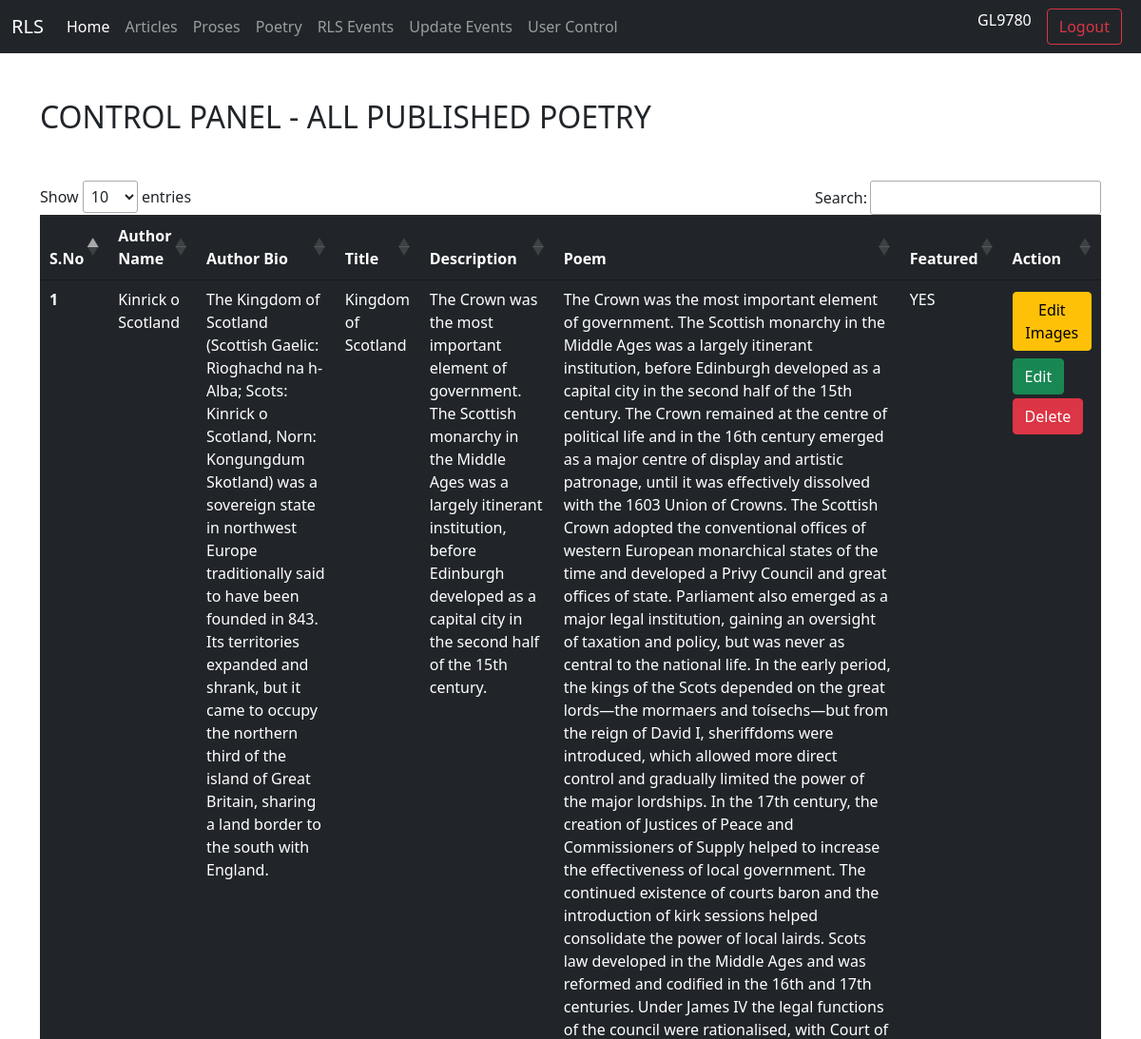
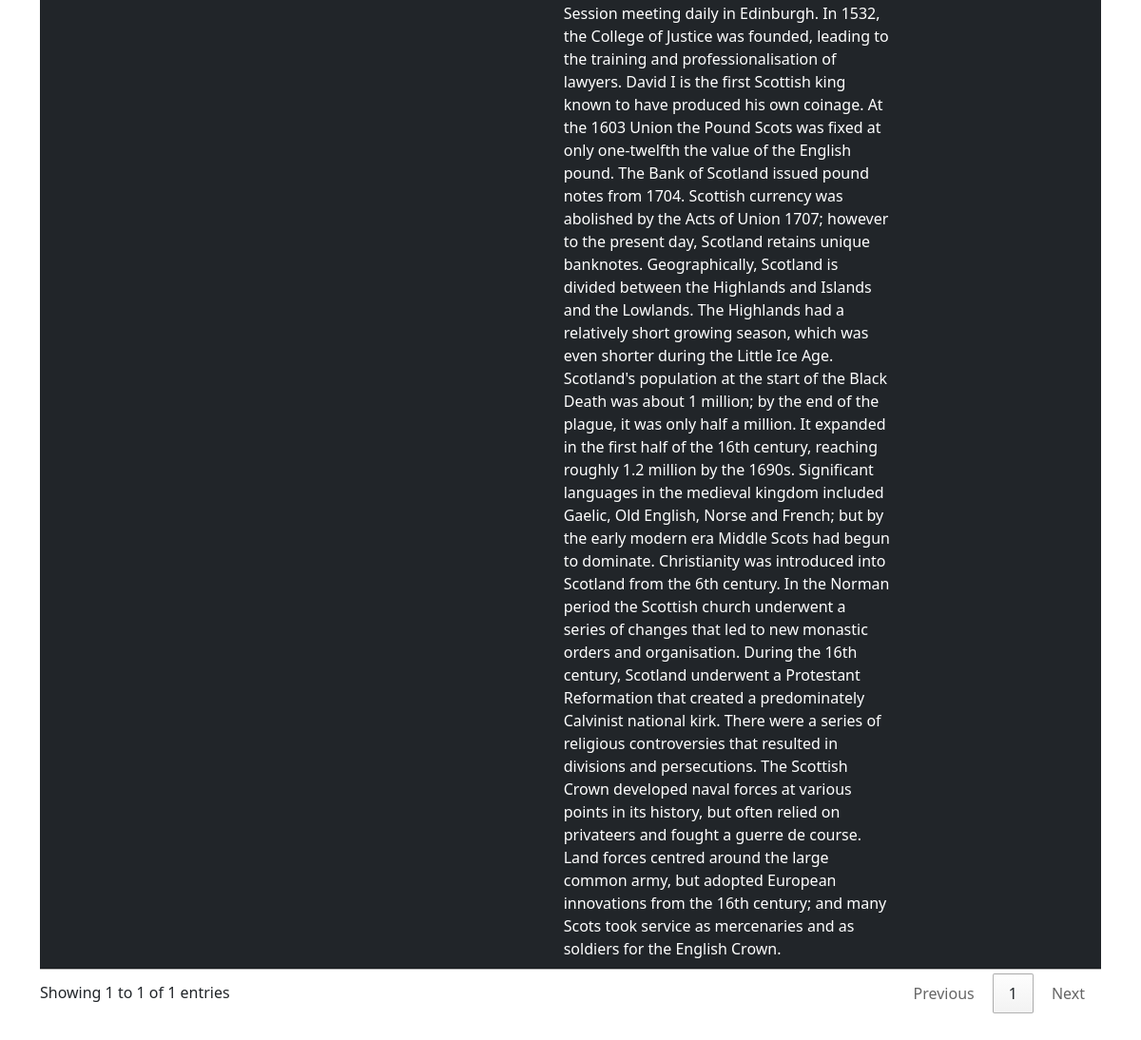
/admin/poetry.php (signed in), run on the app's committed database (2 pictures, top to bottom).
### tables this page shows
CREATE TABLE `poems` (
  `poem_id` int(50) NOT NULL,
  `author` varchar(100) NOT NULL,
  `author_bio` varchar(1000) NOT NULL,
  `author_image` varchar(100) NOT NULL,
  `title` varchar(200) NOT NULL,
  `desc` varchar(300) NOT NULL,
  `poem` text NOT NULL,
  `featured` varchar(10) NOT NULL,
  `cover_image` varchar(200) NOT NULL,
  `publish_date` date NOT NULL,
  `timestamp` timestamp NOT NULL DEFAULT current_timestamp()
);

### admin/poetry.php (the view, shortened to what this page needs)
<!doctype html>
<html lang="en">
  <head>
    <link href="https://cdn.jsdelivr.net/npm/bootstrap@5.1.3/dist/css/bootstrap.min.css" rel="stylesheet">
    <link rel="stylesheet" href="//cdn.datatables.net/1.11.3/css/jquery.dataTables.min.css">
  </head>
  <body>
<?php
include './navbar.php';
?>
    <div class="container my-5">
        <h2>CONTROL PANEL - ALL PUBLISHED POETRY </h2>
    </div>
<div class="container  my-5">
<table class="table table-dark" id='myTable'>
  <thead>
    <tr>
      <th scope="col"> S.No</th>
      <th scope="col">Author Name</th>
      <th scope="col">Author Bio</th>
      <th scope="col">Title </th>
      <th scope="col">Description </th>
      <th scope="col">Poem </th>
      <th scope="col">Featured</th>
      <th scope="col">Action </th>
    </tr>
  </thead>
  <tbody>
<?php
  $sql="Select * from poems ";
$result=mysqli_query($conn,$sql);
$sn=1;
while ($row=mysqli_fetch_assoc($result)) {
echo "<tr>
<th scope='row'>". $sn . "</th>
<td>". $row['author']."</td>
<td>". $row['author_bio']."</td>
<td>". $row['title']."</td>
<td>". $row['desc']."</td>
<td>". $row['poem']."</td>
<td>". $row['featured']."</td>
<td> <a id=".$row['poem_id']." href='./poetry_images.php?key=".$row['poem_id']."' style='color:white;text-decoration:none; '><button  class='btn btn-warning my-1 ' >Edit Images</button></a> <button  class='btn btn-success my-1 edit' data-bs-toggle='modal' data-bs-target='#editModal' id=".$row['poem_id'].">Edit</button>  <button  class='btn btn-danger deletes' id=". 99999999 . $row['poem_id']." >Delete</button></td>
</tr>";
$sn++;
} ;
?>
  </tbody>
</table>
</div>
  </body>
</html>

### data on the page
poems: author "Kinrick o Scotland", author_bio "The Kingdom of Scotland (Scottish Gaelic: Rìoghachd na h-Alba; Scots: Kinrick o Scotland, Norn: Kongungdum Skotland) was a sovereign state in northwest Europe traditionally said to have been founded in 843. Its territories expanded and shrank, but it came to occupy the northern third of the island of Great Britain, sharing a land border to the south with England.", title "Kingdom of Scotland", desc "The Crown was the most important element of government. The Scottish monarchy in the Middle Ages was a largely itinerant institution, before Edinburgh developed as a capital city in the second half of the 15th century.", poem "The Crown was the most important element of government. The Scottish monarchy in the Middle Ages was a largely itinerant institution, before Edinburgh developed as a capital city in the second half of the 15th century. The Crown remained at the centre of political life and in the 16th century emerged as a major centre of display and artistic patronage, until it was effectively dissolved with the 1603 Union of Crowns. The Scottish Crown adopted the conventional offices of western European monarchical states of the time and developed a Privy Council and great offices of state. Parliament also emerged as a major legal institution, gaining an oversight of taxation and policy, but was never as…", featured "YES"

### other printed values
$enrollmentno "GL9780"
